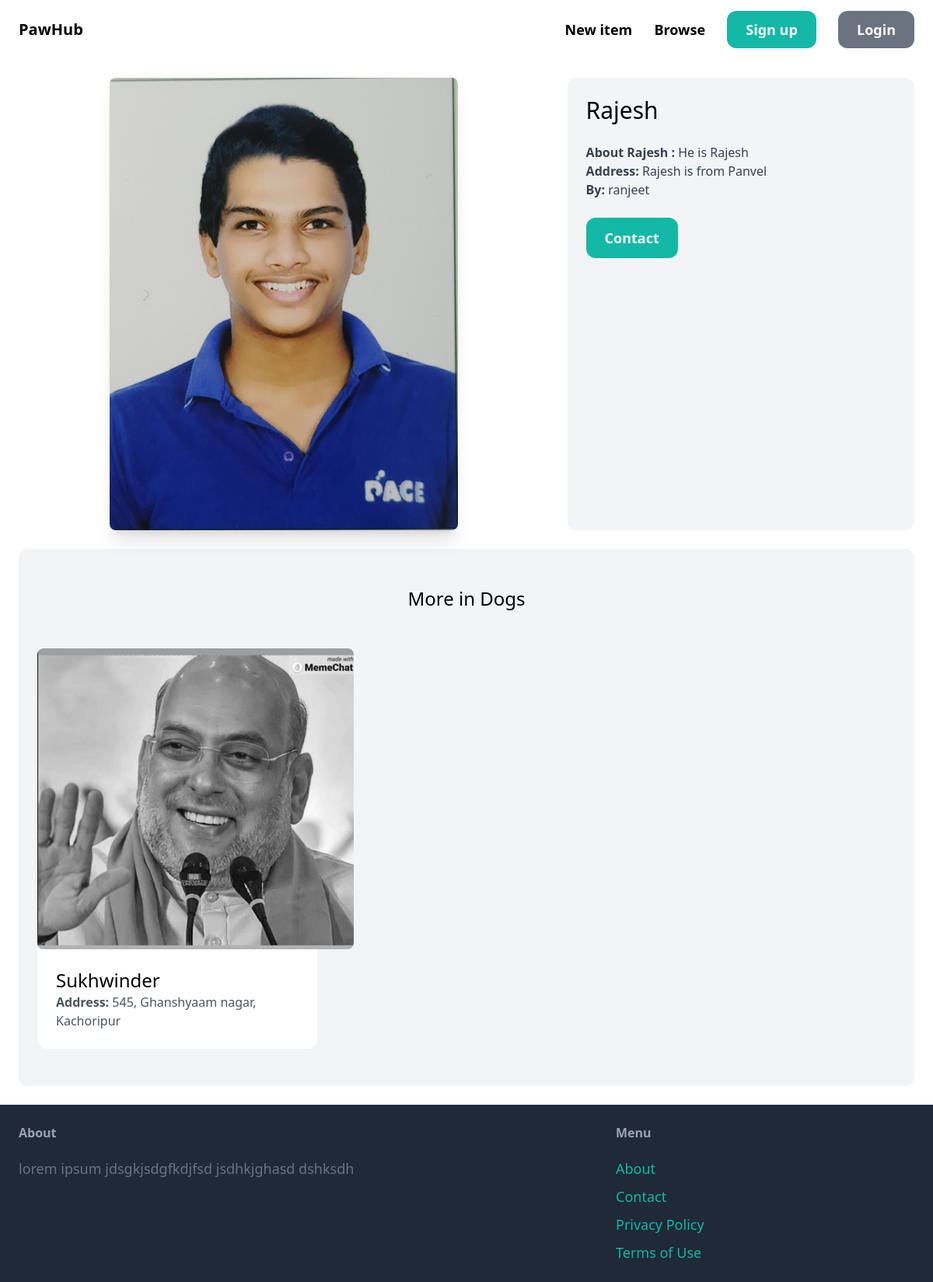
Page /items/1/ on the committed database.
### item/models.py (models this page shows, shortened)
class Item(models.Model):
    category = models.ForeignKey(Category, related_name = 'items', on_delete = models.CASCADE)
    name = models.CharField(max_length = 255)
    image = models.ImageField(upload_to = 'item_images', blank = True, null = True)
    description = models.TextField(blank = True, null = True)
    Address = models.TextField(blank = True, null = True)
    is_adopted = models.BooleanField(default = False)
    created_by = models.ForeignKey(User, related_name = 'item', on_delete = models.CASCADE )
    created_at = models.DateTimeField(auto_now_add = True)

class Category(models.Model):
    name = models.CharField(max_length = 255)
    class Meta:
        ordering = ('name',)
        verbose_name_plural = 'Categories'
    def __str__(self):
        return self.name

### item/views.py (the view)
# urls.py: path('<int:pk>/', views.detail, name = 'detail'),
def detail(request, pk):
    item = get_object_or_404(Item, pk = pk)
    related_items = Item.objects.filter(category = item.category, is_adopted = False).exclude(pk =pk)[0:3]
    return render(request, 'item/detail.html', {
        'item' : item,
        'related_items' : related_items,
    })

### item/templates/item/detail.html (shortened to what this page needs)
{% extends "core/base.html" %}
{% block content %}
<div class = "grid grid-cols-5 gap-6">
    <div class = "col-span-3">
        <img src = "{{ item.image.url }}" class ="h-auto max-w-md  mx-auto max-w-full rounded-lg shadow-xl dark:shadow-gray-300">
    </div>
    <div class = "col-span-2 p-6 bg-gray-100 rounded-xl">
        <h1 class = "mb-6 text-3xl">{{ item.name }}</h1>
        <p class = "text-gray-700"><strong>About {{ item.name }} :</strong> {{ item.description }}</p>
        <p class = "text-gray-700"><strong>Address:</strong> {{ item.Address }}</p>
        <p class = "text-gray-700"><strong>By:</strong> {{ item.created_by.username }}</p>
        <a href = "#" class= "inline-block mt-6 px-6 py-3 text-lg font-semibold bg-teal-500 rounded-xl text-white hover:bg-teal-700">Contact</a>
    </div>
</div>
<div class = "mt-6 px-6 py-12 bg-gray-100 rounded-xl">
    <h2 class = " mb-12 text-2xl text-center">More in {{ item.category }}</h2>
    <div class = "grid grid-cols-3 gap-3">
        {% for item in related_items %}
            <div>
                <a href=' {% url 'item:detail' item.id %}'>
                    <div>
                        <img src= "{{ item.image.url }}" class = "h-auto max-w-lg transition-all duration-300 rounded-lg cursor-pointer filter grayscale hover:grayscale-0">
                    </div>
                    <div class = "p-6 bg-white rounded-b-xl">
                        <h2 class = "text-2xl"> {{ item.name }}</h2>
                        <p class= "text-gray-600"><strong>Address: </strong>{{ item.Address }}</p>
                    </div>
                </a>
            </div>
        {% endfor %}
    </div>
</div>
{% endblock content %}

### rows in the picture
Item: image (picture), name "Rajesh", description "He is Rajesh", Address "Rajesh is from Panvel", created_by.username "ranjeet", category "Dogs"
Item: image (picture), name "Sukhwinder", Address "545, Ghanshyaam nagar, Kachoripur"
